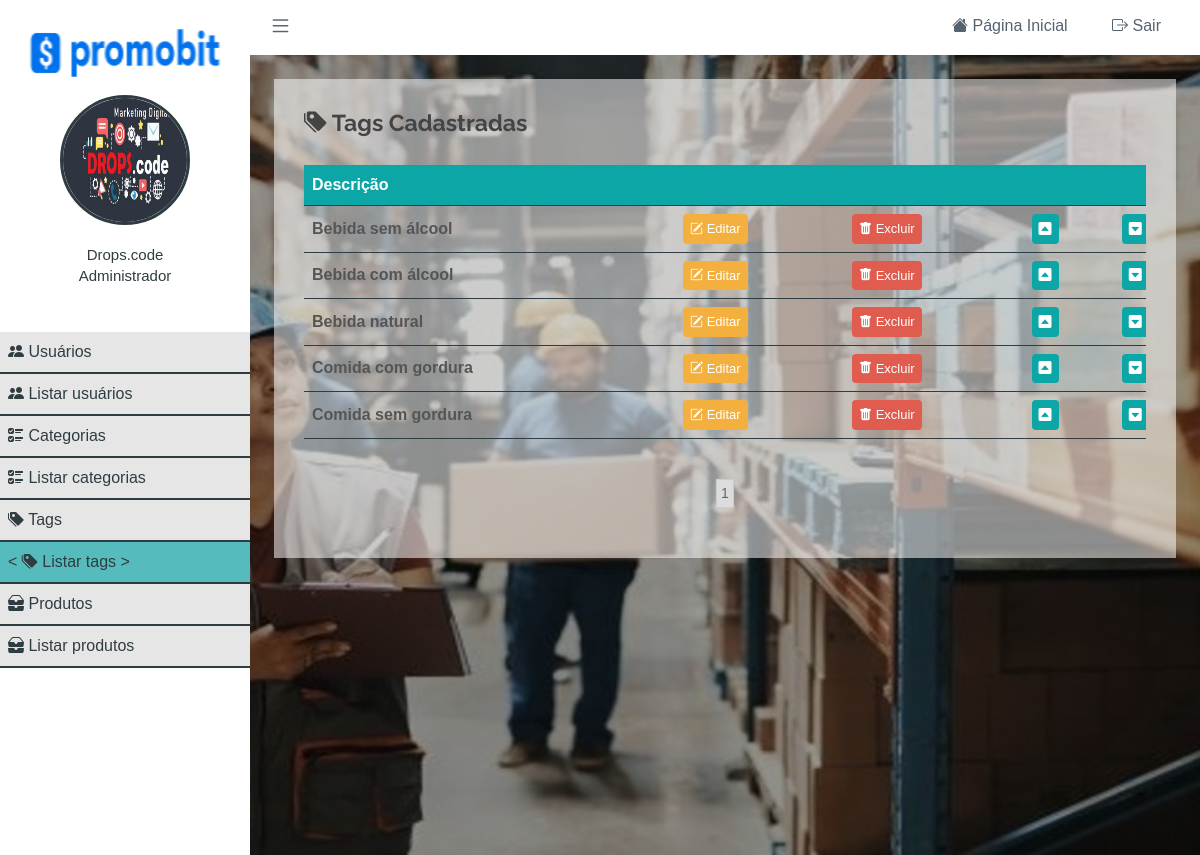
Screenshot of /listar-tags (signed in) with the database file from the repository.
### tables this page shows
CREATE TABLE `tb_site_perfis` (
  `id` int(11) NOT NULL,
  `descricao` varchar(255) NOT NULL
);

CREATE TABLE `tb_site_tags` (
  `id` int(11) NOT NULL,
  `descricao` varchar(255) NOT NULL,
  `order_id` int(11) NOT NULL
);

### class/mysql.php (called while the page is built, shortened)
<?php
	class MySql{
		private static $pdo;
		public static function conectar(){
			if(self::$pdo == null){
				try{
				self::$pdo = new PDO('mysql:host='.HOST.';dbname='.DATABASE,USER,PASSWORD,array(PDO::MYSQL_ATTR_INIT_COMMAND => "SET NAMES utf8"));
				self::$pdo->setAttribute(PDO::ATTR_ERRMODE,PDO::ERRMODE_EXCEPTION);
				}catch(Exception $e){
					echo '<h2>Erro ao conectar</h2>';
				}
			}
			return self::$pdo;
		}
	}
?>

### pages/listar-tags.php (the view, shortened to what this page needs)
<?php
	$paginaAtual = isset($_GET['pagina']) ? (int)$_GET['pagina'] : 1;
	$porPagina = 10;
	$tagsPainel = painel::selectAllOrderId('tb_site_tags',($paginaAtual - 1) * $porPagina,$porPagina);
?>
<div class="box-content-listar-tags">
	<h2><i class="bi bi-tags-fill"></i> Tags Cadastradas</h2>
	<div class="wraper-table">
		<table>
			<tr>
				<td>Descrição</td>
				<td></td>
				<td></td>
				<td></td>
				<td></td>
			</tr>
			<?php
				foreach ($tagsPainel as $key => $value) {
			?>
				<tr>
					<td><?php echo $value['descricao']; ?></td>
					<td><a class="btn edit" href="<?php echo INCLUDE_PATH_PAINEL ?>editar-tags?id=<?php echo $value['id']; ?>"><i class="bi bi-pencil-square"></i> Editar</a></td>
					<td><a actionBtn="delete" class="btn delete" href="<?php echo INCLUDE_PATH_PAINEL ?>listar-tags?excluir=<?php echo $value['id']; ?>"><i class="bi bi-trash-fill"></i> Excluir</a></td>
					<td><a class="btn order" href="<?php echo INCLUDE_PATH_PAINEL ?>listar-tags?order=up&id=<?php echo $value['id'] ?>"><i class="bi bi-caret-up-square-fill"></i></a></td>
					<td><a class="btn order" href="<?php echo INCLUDE_PATH_PAINEL ?>listar-tags?order=down&id=<?php echo $value['id'] ?>"><i class="bi bi-caret-down-square-fill"></i></a></td>
				</tr>
			<?php } ?>
		</table>
	</div>
	<div class="paginacao">
		<?php
			$totalPaginas = ceil(count(Painel::selectAllOrderId('tb_site_tags')) / $porPagina);
			for($i = 1; $i <= $totalPaginas; $i++){
				if($i == $paginaAtual)
					echo '<a class="page-selected" href="'.INCLUDE_PATH_PAINEL.'listar-tags?pagina='.$i.'">'.$i.'</a>';
				else
					echo '<a href="'.INCLUDE_PATH_PAINEL.'listar-tags?pagina='.$i.'">'.$i.'</a>';
			}
		?>
	</div>
</div>

### main.php (shortened to what this page needs)
<!DOCTYPE html>
<html lang="pt">
    <head>
        <link href="<?php echo INCLUDE_PATH; ?>/providers/fontawesome/css/all.css" rel="stylesheet" >
        <link href="<?php echo INCLUDE_PATH; ?>/providers/bootstrap/css/bootstrap.min.css" rel="stylesheet">
        <link href="<?php echo INCLUDE_PATH; ?>/providers/bootstrap-icons/bootstrap-icons.css" rel="stylesheet">
        <link href="<?php echo INCLUDE_PATH_PAINEL; ?>css/style.css" rel="stylesheet">
    </head>
    <body onload="javascript:autoRefresh();">
        <section id="painel" class="painel">
            <div class="menu">
                <div class="menu-wraper">
                    <div class="box-usuario">
                        <div class="imagem-logo">
                            <img src="<?php echo INCLUDE_PATH_PAINEL ?>img/icon-empresa1.png" />
                        </div>
                        <?php
                            if($_SESSION['img'] == ''){
                        ?>
                            <div class="avatar-usuario">
                                <i class="bi bi-person-fill"></i>
                            </div>
                        <?php }else{ ?>
                            <div class="imagem-usuario">
                                <img src="<?php echo INCLUDE_PATH_PAINEL ?>uploads/user/<?php echo $_SESSION['img']; ?>" />
                            </div>
                        <?php } ?>
                        <div class="nome-usuario">
                            <p><?php echo $_SESSION['nome']; ?></p>
                            <?php $descricaoPerfil = Painel::select('tb_site_perfis','id=?',array($_SESSION['id_perfil']))['descricao']; ?>
                            <p><?php echo $descricaoPerfil; ?></p>
                        </div>
                    </div>
                    <div id="fundo-itens-menu">
                        <div id="items-menu">
                            <a <?php verificaPermissaoMenu(1); ?> <?php selecionadoMenu('usuarios'); ?> href="<?php echo INCLUDE_PATH_PAINEL ?>usuarios"><i class="bi bi-people-fill"></i>  Usuários</a>
                            <a <?php verificaPermissaoMenu(1); ?> <?php selecionadoMenu('listar-usuarios'); ?> href="<?php echo INCLUDE_PATH_PAINEL ?>listar-usuarios"><i class="bi bi-people-fill"></i>  Listar usuários</a>
                            <a <?php verificaPermissaoMenu(2); ?> <?php selecionadoMenu('categorias'); ?> href="<?php echo INCLUDE_PATH_PAINEL ?>categorias"><i class="bi bi-ui-checks"></i>  Categorias</a>
                            <a <?php verificaPermissaoMenu(2); ?> <?php selecionadoMenu('listar-categorias'); ?> href="<?php echo INCLUDE_PATH_PAINEL ?>listar-categorias"><i class="bi bi-ui-checks"></i>  Listar categorias</a>
                            <a <?php verificaPermissaoMenu(2); ?> <?php selecionadoMenu('tags'); ?> href="<?php echo INCLUDE_PATH_PAINEL ?>tags"><i class="bi bi-tags-fill"></i>  Tags</a>
                            <a <?php verificaPermissaoMenu(2); ?> <?php selecionadoMenu('listar-tags'); ?> href="<?php echo INCLUDE_PATH_PAINEL ?>listar-tags"><i class="bi bi-tags-fill"></i>  Listar tags</a>
                            <a <?php verificaPermissaoMenu(2); ?> <?php selecionadoMenu('produtos'); ?> href="<?php echo INCLUDE_PATH_PAINEL ?>produtos"><i class="bi bi-inboxes-fill"></i>  Produtos</a>
                            <a   href="<?php echo INCLUDE_PATH_PAINEL ?>listar-produtos"><i class="bi bi-inboxes-fill"></i>  Listar produtos</a>
                        </div>
                    </div>
                </div>
            </div>
            <header>
                <div class="center">
                    <div class="menu-btn">
                        <i class="bi bi-list"></i>
                    </div>
                    <div class="loggout">
                        <a <?php if(@$_GET['url'] == ''){ ?> style="background: #0da6a6;color: white;padding: 20px;" <?php } ?> href="<?php echo INCLUDE_PATH_PAINEL ?>"> <i class="bi bi-house-fill"></i> <span>Página Inicial</span></a>
                        <a href="<?php echo INCLUDE_PATH_PAINEL ?>?loggout"> <i class="bi bi-box-arrow-right"></i> <span>Sair</span></a>
                    </div>
                </div>
            </header>
            <div class="content">
                <?php Painel::carregarPagina(); ?>
            </div>
        </section>
    </body>
</html>

### css/style.css (style rules this page uses)
* { margin: 0; padding: 0; box-sizing: border-box; font-family: 'Montserrat', sans-serif; }
html { height: 100%; scroll-behavior: smooth; }
body { overflow-x: hidden; height: 100%; font-family: "Open Sans", sans-serif; color: #444444; background-color: rgb(245, 245, 245); }
a { text-decoration: none; color: #0da6a6; }
h1, h2, h3, h4, h5, h6 { font-family: "Raleway", sans-serif; }
.menu-active { background: #0da6a6a9; }
.menu-active::before { content: '< '; }
.menu-active::after { content: ' >'; }
#painel .menu { overflow-x:hidden; overflow-y: auto; height: 100%; padding:10px 0; position: fixed; left: 0; top: 0; background: white; float: left; width: 250px; }
#painel .menu-wraper { width:250px; }
#painel .box-usuario { padding: 8px; text-align: center; }
#painel .imagem-logo { display: inline-block; width: 200px; height: 70px; position: relative; }
#painel .imagem-logo img { position: absolute; left: 0; top: 0; width: 100%; height: 100%; }
#painel .imagem-usuario { display: inline-block; width: 130px; height: 130px; position: relative; border-radius: 50%; border: 3px solid #2F3D42; }
#painel .imagem-usuario img { position: absolute; left: 0; top: 0; width: 100%; height: 100%; border-radius: 50%; }
#painel .nome-usuario { text-align: center; margin-top: 20px; }
#painel .nome-usuario p { color: #2F3D42; font-size: 15px; font-weight: normal; line-height: 5px; }
#painel #fundo-itens-menu { position: relative; background-color: rgb(231, 230, 231); }
#painel #items-menu { margin-top: 30px; }
#painel #items-menu a { display: block; padding: 8px; font-weight: 300; font-size: 16px; text-decoration: none; color: #2F3D42; border-bottom: 2px solid #2F3D42; }
#painel header { position: relative; left: 250px; padding: 10px 0; background: white; width: calc(100% - 250px); }
#painel .center { padding:0 2%; margin:0 auto; }
#painel .menu-btn { float: left; cursor: pointer; font-size: 23px; color: #556270; }
#painel .loggout { float: right; }
#painel .loggout a { padding: 20px; position: relative; top: 4px; text-decoration: none; color: #556270; font-size: 16px; }
#painel .loggout a > span { font-size: 16px; text-decoration: none; }
#painel .content { width: calc(100% - 250px); position: relative; left: 250px; padding: 2%; min-height: 100vh; overflow: hidden; background: linear-gradient( rgba(0,0,0,.4),rgba(0,0,0,.4) ), url(../img/foto-painel.jpg) center center no-repeat; background-size: cover; background-attachment: fixed; }
.box-content-listar-tags { background: rgb(255, 255, 255, 0.530); padding: 30px; margin-bottom: 25px; }
.box-content-listar-tags h2 { font-weight: 300; font-size: 23px; font-weight: bold; }
.box-content-listar-tags .wraper-table { overflow-x: auto; }
.box-content-listar-tags table { font-weight: 300; min-width: 900px; margin:20px 0; width: 100%; border-collapse: collapse; }
.box-content-listar-tags table tr:nth-of-type(1) { background: #0da6a6; color: white; }
.box-content-listar-tags table tr { border-bottom: 1px solid #2F3D42; }
.box-content-listar-tags table tr { color: #555; }
.box-content-listar-tags table td { padding: 8px; font-weight: bold; }
.box-content-listar-tags table a.btn { font-weight: normal; font-size: 13px; color: white; text-decoration: none; padding: 4px 6px; }
.box-content-listar-tags a.btn.edit { background: #F4B03E; }
.box-content-listar-tags a.btn.delete { background: #E05C4E; }
.box-content-listar-tags a.btn.order { background: #0da6a6; }
.box-content-listar-tags .paginacao { margin:20px 0; text-align: center; }
.box-content-listar-tags .paginacao a { font-size: 14px; margin:0 8px; display: inline-block; padding: 3px 4px; border: 1px solid #ccc; text-decoration: none; color: #666; }
.box-content-listar-tags .paginacao a.page-selected { background: rgb(220,220,220); }

### rows the page displays
tb_site_perfis: descricao "Administrador"
tb_site_tags: descricao "Bebida sem álcool"
tb_site_tags: descricao "Bebida com álcool"
tb_site_tags: descricao "Bebida natural"
tb_site_tags: descricao "Comida com gordura"
tb_site_tags: descricao "Comida sem gordura"

### other values shown
$_SESSION['nome'] "Drops.code"
